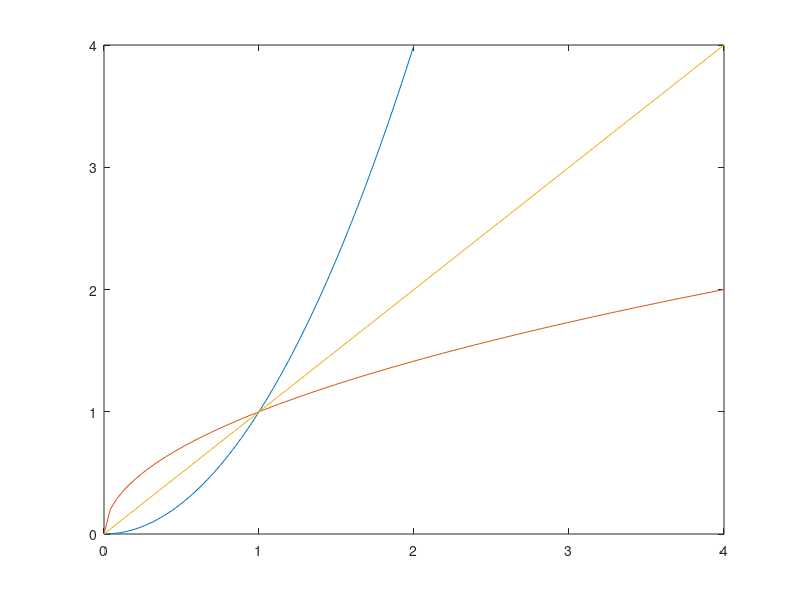

The MATLAB source for this figure:
# a) Plot on the same graph the functions y = x^2, x in [0, 2], y =
# sqrt(x), x in [0, 4] and the dotted line y = x, x in [0, 4]. What property of functions is illustrated?

f = @(x) x.^2
x = linspace(0, 2, 100);

g = @(x) sqrt(x)
y = linspace(0, 4, 100);

h = @(x) x
z = linspace(0, 4, 100);

plot(x, f(x), y, g(y), z, h(z))

